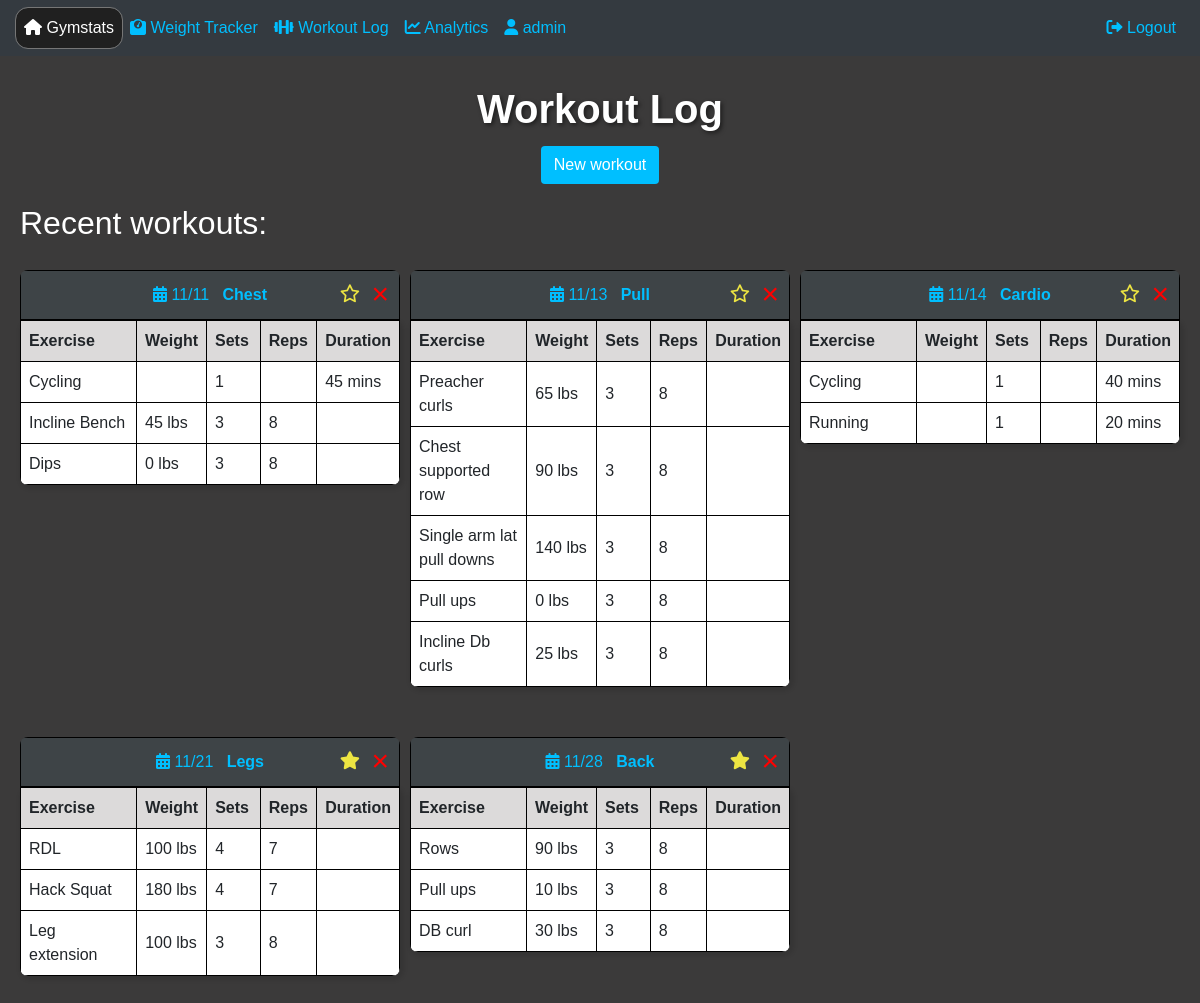
/workoutlog (signed in), run on an earlier commit of the app's database.
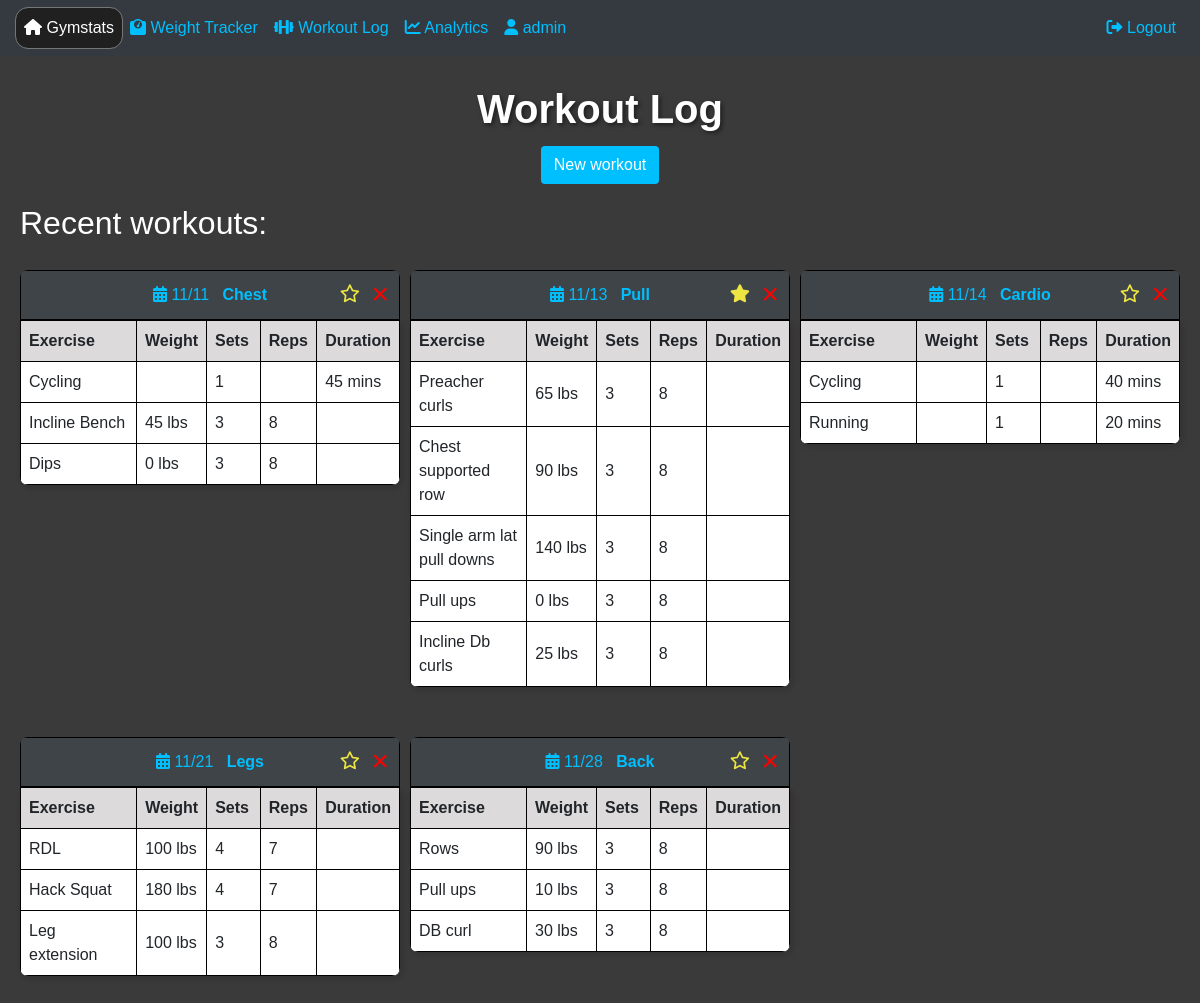
And on a later commit of the database.
### website/models.py (models this page shows)
class User(db.Model, UserMixin):
    id = db.Column(db.Integer, primary_key=True)
    email = db.Column(db.String(150), unique=True)
    username = db.Column(db.String(150))
    password = db.Column(db.String(150))
    weightLog = db.relationship('Weight', backref='user', lazy='dynamic')
    workoutLog = db.relationship('Workout')
    user_info = db.relationship('UserInfo', backref='user', uselist=False)

class Workout(db.Model):
    id = db.Column(db.Integer, primary_key=True)
    name = db.Column(db.String(50))
    date = db.Column(Date)
    isFavorited = db.Column(db.Boolean, default=False)
    user_id = db.Column(db.Integer, db.ForeignKey('user.id'))
    exercises = db.relationship(
        'Exercise',
        secondary=workout_exercise,
        backref=db.backref('workouts', lazy='dynamic'),
        lazy='dynamic'
    )

class Exercise(db.Model):
    id = db.Column(db.Integer, primary_key=True)
    name = db.Column(db.String(50))
    type = db.Column(db.String(20))
    weight = db.Column(db.Integer)
    sets = db.Column(db.Integer)
    reps = db.Column(db.Integer)

### website/views.py (the view, shortened to what this page needs)
@views.route('/workoutlog', methods=['GET', 'POST'])
@login_required
def workoutlog():
    sorted_workouts = sorted(current_user.workoutLog, key=attrgetter('date'))
    return render_template("workout_log.html", user=current_user, sorted_workouts=sorted_workouts)

### website/__init__.py (called while the page is built)
def create_app():
    app = Flask(__name__)
    app = Flask(__name__, static_url_path='/static')
    app.config['SECRET_KEY'] = '123'
    app.config['SQLALCHEMY_DATABASE_URI'] = f'sqlite:///{DB_NAME}'
    db.init_app(app)
    from .views import views
    from .auth import auth
    app.register_blueprint(views, url_prefix='/')
    app.register_blueprint(auth, url_prefix='/')
    from .models import User, Weight
    with app.app_context():
        db.create_all()
    login_manager =  LoginManager()
    login_manager.login_view = 'auth.login'
    login_manager.init_app(app)
    @login_manager.user_loader
    def load_user(id):
        return User.query.get(int(id))
    return app

### website/templates/workout_log.html (shortened to what this page needs)
{% extends "base.html" %}
{% block content %}
<br>
<head>
  <link rel="stylesheet" type="text/css" href="static/styles.css">
  <link href="https://cdnjs.cloudflare.com/ajax/libs/font-awesome/6.0.0-beta3/css/all.min.css" rel="stylesheet">
  <div class="header-container">
    <h1>Workout Log</h1>
  </div>
</head>
<body>
  <div class="centered-content">
    <button class="btn btn-custom" id="openModalButton"> New workout </button>
  </div>
  <div class="workout-log-page">
    <h2>Recent workouts:</h2>
    <div class="workout-wrapper">
      {% for workout in sorted_workouts %}
      <div class="table-container">
        <table id="exerciseTable" class="custom-table">
          <caption class="table-caption">
            <i class="fa-solid fa-calendar-days"></i>
            {{ workout.date.strftime("%m/%d") }}
            <b>{{ workout.name }}</b>
            <button class="favorite-button" onclick="toggleFavorite({{ workout.id }})">
              {% if workout.isFavorited %}
                <i class="fa-solid fa-star"></i>
              {% else %}
                <i class="fa-regular fa-star"></i>
              {% endif %}
            </button>
            <button class="delete-button" onclick="confirmDeleteWorkout({{ workout.id }})">&times;</button>
          </caption>
            <thead>
              <tr>
                <th>Exercise</th>
                <th>Weight</th>
                <th>Sets</th>
                <th>Reps</th>
                <th>Duration</th>
              </tr>
            </thead>
            <tbody id="exerciseTableBody">
            {% for exercise in workout.exercises %}
              <tr>
                  <td>{{ exercise.name }}</td>
                    {% if exercise.type == 'weightTraining' %}
                      <td>{{ exercise.weight }} lbs</td>
                      <td>{{ exercise.sets }}</td>
                      <td>{{ exercise.reps }}</td>
                      <td></td>
                    {% endif %}
                    {% if exercise.type == 'cardio' %}
                      <td></td>
                      <td>{{ exercise.sets }}</td>
                      <td></td>
                      <td>{{ exercise.reps }} mins</td>
                    {% endif %}
              </tr>
            {% endfor %}
            </tbody>
          </table>
      </div>
      {% endfor %}
    </div>
  <br>
  </div>
</body>
{% endblock %}

### website/templates/base.html (shortened to what this page needs)
<!DOCTYPE html>
<html>
  <head>
    <link rel="stylesheet" type="text/css" href="static/styles.css">
    <link
      rel="stylesheet"
      href="https://stackpath.bootstrapcdn.com/bootstrap/4.4.1/css/bootstrap.min.css"
    />
    <link
      rel="stylesheet"
      href="https://stackpath.bootstrapcdn.com/font-awesome/4.7.0/css/font-awesome.min.css"
    />
    <link href="https://cdnjs.cloudflare.com/ajax/libs/font-awesome/6.0.0-beta3/css/all.min.css" rel="stylesheet">
  </head>
  <body>
    <nav class="navbar navbar-expand-lg navbar-dark bg-dark">
      <div class="collapse navbar-collapse" id="navbar">
        <div class="navbar-nav">
          {% if user.is_authenticated %}
          <a class="nav-item nav-link" id="home" href="/">
            <i class="fa-solid fa-house"></i>
            <span class="text-highlight">Gymstats</span>
          </a>
          <a class="nav-item nav-link" id="weighttracker" href="/weighttracker">
            <i class="fa-solid fa-weight-scale"></i>
            Weight Tracker
          </a>
          <a class="nav-item nav-link" id="workoutlog" href="/workoutlog">
            <i class="fa-solid fa-dumbbell"></i>
            Workout Log
          </a>
          <a class="nav-item nav-link" id="analytics" href="/analytics">
            <i class="fa-solid fa-chart-line"></i>
            Analytics
          </a>
          <a class="nav-item nav-link" id="profile" href="/profile">
            <i class="fa-solid fa-user"></i> {{ user.username }}
          </a>
          {% endif %}
        </div>
        <div class="navbar-nav ml-auto">
          {% if user.is_authenticated %}
          <a class="nav-item nav-link" id="logout" href="/logout">
            <i class="fa-solid fa-right-from-bracket"></i>
            Logout
          </a>
          {% endif %}
        </div>
      </div>
    </nav>
    <div class="content-container">{% block content %} {% endblock %}</div>
  </body>
</html>

### website/static/styles.css (style rules this page uses)
#home { color: white; background-color: #202020; border-radius: 12px; outline: .5px solid rgb(118, 118, 118); }
h1 { text-align: center; color: white; text-decoration-thickness: 2px; font-weight: bold; text-shadow: 2px 2px 4px rgba(0, 0, 0, 0.5); }
h2 { color: white; }
.header-container { max-width: 400px; margin: 0 auto; padding: 5px; border-radius: 10px; }
body { background-color: rgb(59, 58, 58); background-size: cover; font-family: Optima, sans-serif; }
.navbar .navbar-nav .nav-item.nav-link { color: #00bfff; }
.workout-wrapper { display: flex; flex-wrap: wrap; justify-content: space-between; }
.workout-log-page { padding: 20px; }
.centered-content { text-align: center; }
.btn-custom { background-color: #00bfff; color: white; }
#exerciseTable th { background-color: #dcdada; border: 1px solid #000000; padding: 8px; text-align: left; }
#exerciseTable th:nth-child(1) { width: 40%; }
#exerciseTable th:nth-child(2), #exerciseTable th:nth-child(3), #exerciseTable th:nth-child(4) { width: 15%; }
.workout-wrapper { display: grid; grid-template-columns: repeat(auto-fill, minmax(28%, 1fr)); gap: 10px; }
.table-container { position: relative; display: inline-block; margin-bottom: 20px; }
#exerciseTableBody td { border: 1px solid #000000; padding: 8px; background-color: white; }
.custom-table { border-collapse: collapse; width: 100%; margin-top: 20px; box-sizing: border-box; border-radius: 8px; overflow: hidden; box-shadow: 2px 2px 4px 2px rgba(0, 0, 0, 0.1); }
.table-caption { text-align: center; caption-side: top; background-color: #3e4447; border: 1px solid black; color: #00bfff; }
#exerciseTable { width: 100%; border-collapse: collapse; }
.favorite-button { background-color: transparent; border: none; color: rgb(237, 229, 66); cursor: pointer; font-size: 18px; position: absolute; top: 30px; right: 34px; }
.delete-button { background-color: transparent; border: none; color: red; cursor: pointer; font-size: 30px; position: absolute; top: 20px; right: 5px; }

What changed in the data, as far as the page shows it:
changed Workout "Pull": isFavorited False → True (drawn)
changed Workout "Legs": isFavorited True → False (drawn)
changed Workout "Back": isFavorited True → False (drawn)
